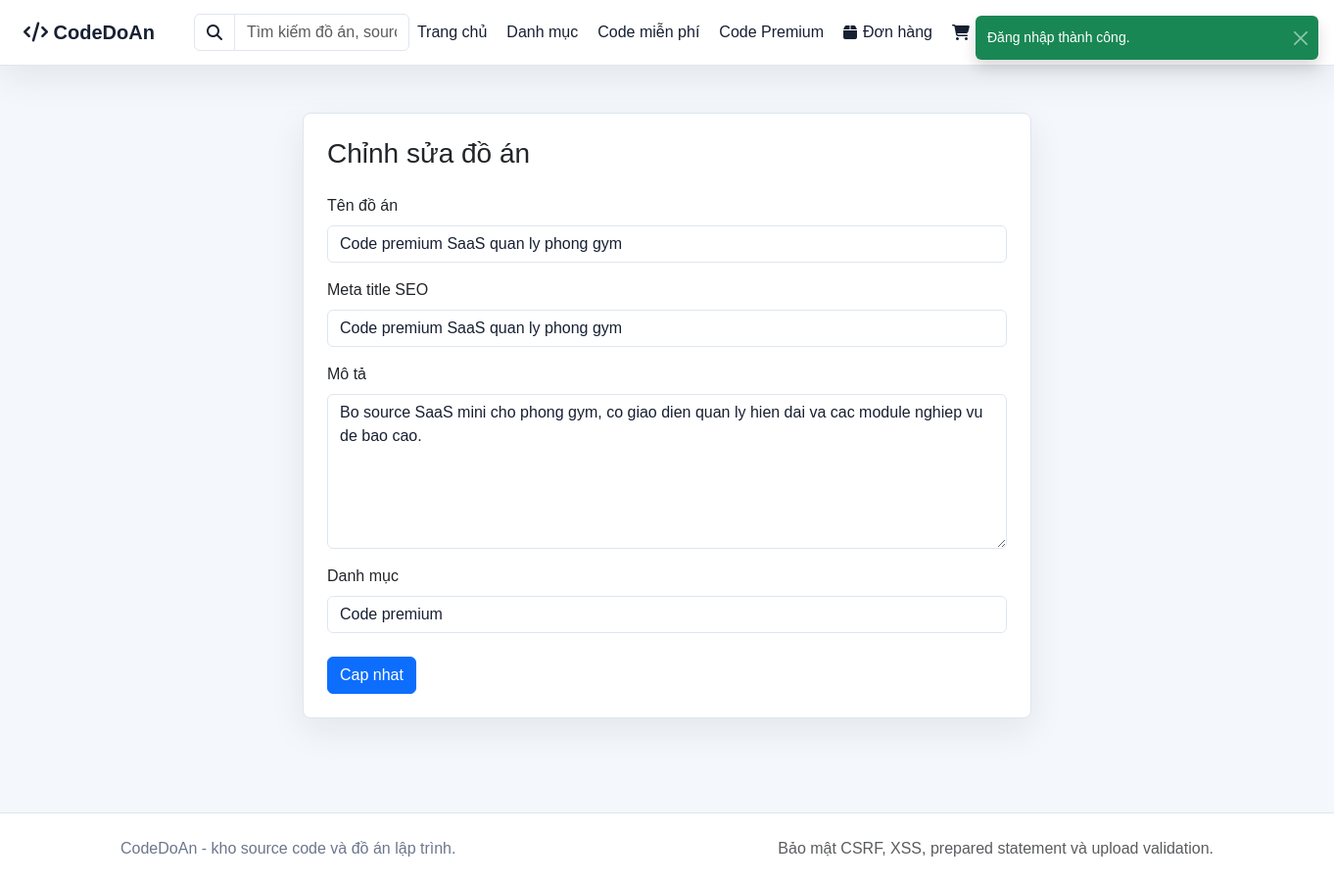
Page /projects/edit.php?id=31 (signed in) on the committed database.
### tables this page shows
CREATE TABLE projects (
    id INT AUTO_INCREMENT PRIMARY KEY,
    user_id INT,
    category_id INT,
    title VARCHAR(255),
    slug VARCHAR(255),
    meta_title VARCHAR(255),
    short_description VARCHAR(255),
    description TEXT,
    tech_stack VARCHAR(255),
    version VARCHAR(50),
    file_size VARCHAR(50),
    demo_link VARCHAR(255),
    video_demo VARCHAR(255),
    install_guide TEXT,
    main_features TEXT,
    views INT DEFAULT 0,
    downloads_count INT DEFAULT 0,
    image VARCHAR(255),
    source_file VARCHAR(255),
    price INT DEFAULT 0,
    sale_price INT DEFAULT 0,
    is_free TINYINT(1) DEFAULT 0,
    tier ENUM('basic','premium','exclusive') DEFAULT 'basic',
    is_featured TINYINT(1) DEFAULT 0,
    is_hot TINYINT(1) DEFAULT 0,
    downloads INT DEFAULT 0,
    status ENUM('pending','approved','rejected','hidden') DEFAULT 'pending',
    created_at TIMESTAMP DEFAULT CURRENT_TIMESTAMP
);

CREATE TABLE categories (
    id INT AUTO_INCREMENT PRIMARY KEY,
    name VARCHAR(100),
    slug VARCHAR(120)
);

### config.php (called while the page is built, shortened)
<?php
$host = 'localhost';
$user = 'root';
$pass = '';
$db = 'project_share';
$conn = mysqli_connect($host, $user, $pass, $db);
mysqli_set_charset($conn, 'utf8mb4');
function db_query(string $sql, array $params = [], string $types = '')
{
    global $conn;
    if (!$params) {
        return mysqli_query($conn, $sql);
    }
    $stmt = mysqli_prepare($conn, $sql);
    mysqli_stmt_bind_param($stmt, $types, ...$params);
    mysqli_stmt_execute($stmt);
    return mysqli_stmt_get_result($stmt) ?: $stmt;
}
function db_all(string $sql, array $params = [], string $types = ''): array
{
    $result = db_query($sql, $params, $types);
    return $result instanceof mysqli_result ? mysqli_fetch_all($result, MYSQLI_ASSOC) : [];
}
function db_one(string $sql, array $params = [], string $types = ''): ?array
{
    $result = db_query($sql, $params, $types);
    $row = mysqli_fetch_assoc($result);
    return $row ?: null;
}
function e($value): string
{
    return htmlspecialchars((string) $value, ENT_QUOTES, 'UTF-8');
}

### projects/edit.php (the view, shortened to what this page needs)
<?php
require_once dirname(__DIR__) . '/config.php';
$id = (int) ($_GET['id'] ?? 0);
$project = db_one('SELECT * FROM projects WHERE id = ?', [$id], 'i');
$categories = db_all('SELECT * FROM categories ORDER BY name');
?>
<?php include dirname(__DIR__) . '/includes/header.php'; ?>
<?php include dirname(__DIR__) . '/includes/navbar.php'; ?>
<main class="container py-5">
    <div class="card col-lg-8 mx-auto">
        <div class="card-body p-4">
            <h3 class="mb-4">Chỉnh sửa đồ án</h3>
            <form method="POST">
                <label class="form-label">Tên đồ án</label>
                <input type="text" name="title" class="form-control mb-3" value="<?php echo e($project['title']); ?>" required>
                <label class="form-label">Meta title SEO</label>
                <input type="text" name="meta_title" class="form-control mb-3" value="<?php echo e($project['meta_title']); ?>">
                <label class="form-label">Mô tả</label>
                <textarea name="description" class="form-control mb-3" rows="6" required><?php echo e($project['description']); ?></textarea>
                <label class="form-label">Danh mục</label>
                <select name="category_id" class="form-select mb-4">
                    <?php foreach ($categories as $cat) { ?>
                        <option value="<?php echo (int) $cat['id']; ?>" <?php echo (int) $cat['id'] === (int) $project['category_id'] ? 'selected' : ''; ?>>
                            <?php echo e($cat['name']); ?>
                        </option>
                    <?php } ?>
                </select>
                <button class="btn btn-primary">Cap nhat</button>
            </form>
        </div>
    </div>
</main>
<?php include dirname(__DIR__) . '/includes/footer.php'; ?>

### assets/css/style.css (style rules this page uses)
:root { --bg: #f4f7fb; --surface: #ffffff; --surface-soft: #eef3f9; --text: #172033; --muted: #6c778b; --border: #dfe6ef; --primary: #2563eb; --success: #0f9f6e; --danger: #dc3545; --shadow: 0 12px 36px rgba(23, 32, 51, 0.08); }
* { letter-spacing: 0; }
body { min-height: 100vh; background: var(--bg); color: var(--text); font-family: Arial, Helvetica, sans-serif; }
.search-box .form-control, .search-box .input-group-text, .form-control, .form-select { background: var(--surface); border-color: var(--border); color: var(--text); }
.card, .table-panel, .auth-card { background: var(--surface); border: 1px solid var(--border); border-radius: 8px; box-shadow: var(--shadow); overflow: hidden; }

### rows in the picture
projects: title "Code premium SaaS quan ly phong gym", meta_title "Code premium SaaS quan ly phong gym", description "Bo source SaaS mini cho phong gym, co giao dien quan ly hien dai va cac module nghiep vu de bao cao.", category_id "Code premium"

### other values in the picture
$flash['message'] "Đăng nhập thành công."
